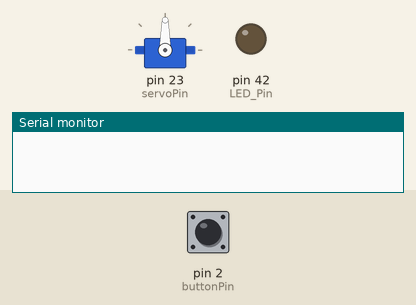
Recording of a sketch running on a simulated Arduino Mega 2560, built with avr-gcc and run on an emulated ATmega2560. On the bench: servo, output pins drawn as LEDs (lit = HIGH), the last lines printed to the serial monitor. The test bench sets the inputs (shaded band); at power-on: pin 2 (buttonPin) HIGH.

Above: at 1.2 s.
1.3 s: pin 2 (buttonPin) pulled LOW for 0.15 s
At 2.1 s:
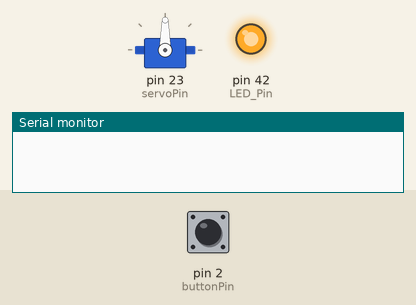
4.4 s: pin 2 (buttonPin) pulled LOW for 1 s
At 5.8 s:
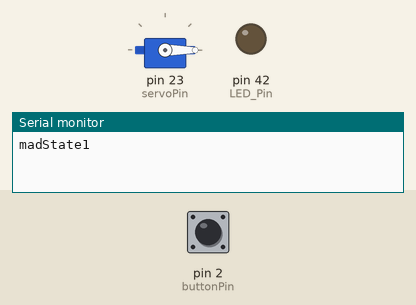
6.9 s: pin 2 (buttonPin) pulled LOW for 3.2 s
At 7.7 s:
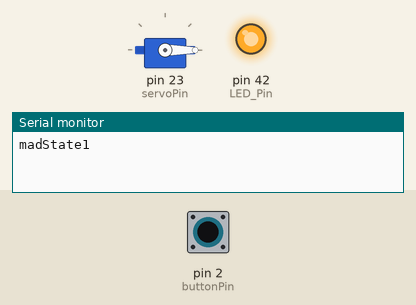
Timing chart, 0 to 15.9 s (numbered marks = the images above; inputs shaded):
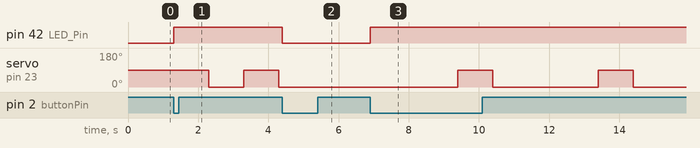

Measured:
- after the input at 1.3 s, pin 42 (LED_Pin): LOW → HIGH at once; servo on pin 23 (servoPin): 90° → 0° after 1.0 s, → 90° 1.0 s later, → 0° 1.0 s later
- after the input at 4.4 s, pin 42 (LED_Pin): HIGH → LOW at once
- after the input at 6.9 s, pin 42 (LED_Pin): LOW → HIGH at once; servo on pin 23 (servoPin): alternates 90° for 1.0 s and 0° for 3.0 s, starting after 2.5 s

The sketch:

DelC.ino
```cpp
/*
  Del C:
  button(toggle) will turn LED on or off
  once the button is turned on, wait and turn servo on to push the button off
  if possible, use a counter to make the machine more "mad" and swtich up servo behavior
*/
#include <Servo.h>
Servo servo;
#define buttonPin 2
#define LED_Pin 42
#define servoPin 23
int ledState = LOW;
int madState = 1;
bool mad_trigger = false;
unsigned long lastDebounceTime = 0;
unsigned long debounceDelay = 100;
int angle = 10;


void setup() {
  pinMode(buttonPin, INPUT_PULLUP);
  pinMode(LED_Pin, OUTPUT);
  attachInterrupt(digitalPinToInterrupt(buttonPin), initial_buttonISR, FALLING);
  Serial.begin(9600);
  servo.attach(servoPin);
}

void loop() {
  // check if led is on, then get mad
  if (ledState == HIGH) {
    mad_trigger = true;
  }

  if (mad_trigger == true) {
    // select madstate
    switch (madState) { // its not swtiching!!!
      case 1:
        madState1();
        Serial.println("madState1");
        break;
      case 2:
        madState2();
        break;
      case 3:
        madState3();
        break;
    }
    // increment madState
    madState = madState + 1;
    if (madState == 3) {
      madState = 1;
    }
    // cool off after
    mad_trigger = false;
  }
}

void initial_buttonISR() {
  unsigned long currentTime = millis();
  if ((currentTime - lastDebounceTime) > debounceDelay) { // check debounce
    // toggle led
    ledState = !ledState;
    digitalWrite(LED_Pin, ledState);
  }
}
// servo actions when mad, will not be mad after
void madState1() { // somewhere here ig, after the led is turned off and
  delay(1000);
  servo.write(0);
  delay(1000);
  servo.write(90);
  delay(1000);
  servo.write(0);
  delay(1000);
}

void madState2() {
  delay(1500);
  servo.write(0);
  delay(1000);
  servo.write(90);
  delay(1000);
  servo.write(0);
  delay(1000);
}

void madState3() {
  delay(2000);
  servo.write(0);
  delay(1000);
  servo.write(90);
  delay(1000);
  servo.write(0);
  delay(1000);
}
```
